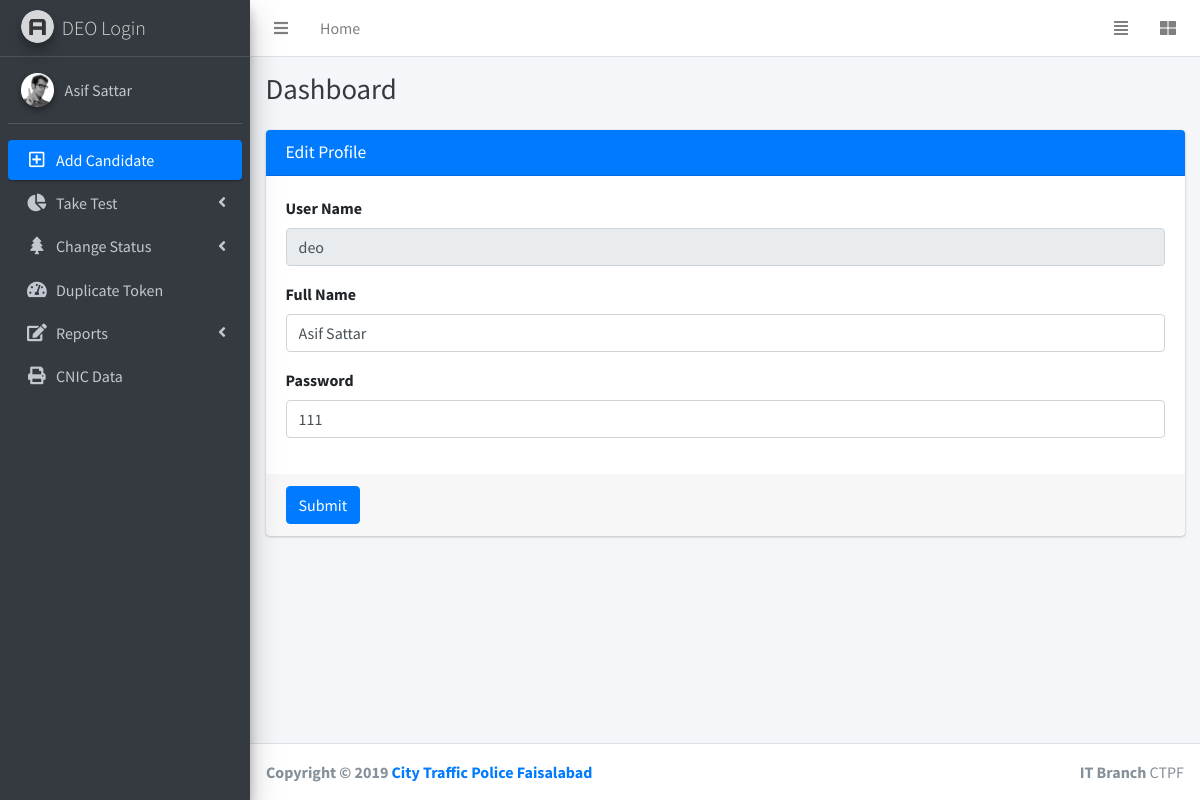
Page /Profile.php (signed in) on the committed database.
### tables this page shows
CREATE TABLE `users` (
  `id` int(100) NOT NULL,
  `username` varchar(100) NOT NULL,
  `email` varchar(100) NOT NULL,
  `password` varchar(100) NOT NULL,
  `role` varchar(100) NOT NULL,
  `date` timestamp NOT NULL DEFAULT current_timestamp()
);

### Profile.php (the view, shortened to what this page needs)
<?php session_start();
require_once('sessionSet.php');
?>
<!DOCTYPE html>
<html>
<?php include_once('Head.php')?>
<body class="hold-transition sidebar-mini layout-fixed">
    <div class="wrapper">
        <?php include('topNav.php') ?>
        <?php include ('sidebar.php')?>
        <div class="content-wrapper">
            <div class="content-header">
                <div class="container-fluid">
                    <div class="row mb-2">
                        <div class="col-sm-6">
                            <h1 class="m-0 text-dark">Dashboard</h1>
                        </div>
                    </div>
                </div>
            </div>
            <section class="content">
                <div class="container-fluid">
                    <div class="row">
                        <div class="col-12">
                            <div class="card card-primary">
                                <div class="card-header">
                                    <h3 class="card-title">Edit Profile</h3>
                                </div>
                                <?php
if(isset($_SESSION['Email']))
{
	$userEmailSession= $_SESSION['Email'];
    $complaintDataQ = "select * from users where email='$userEmailSession'";
    $complaintDataQR = mysqli_query($con,$complaintDataQ);
    $complaintDataRow = mysqli_fetch_assoc($complaintDataQR);
    $userFullName=$complaintDataRow['username'];
    $userEmail = $complaintDataRow['email'];
    $userPassword = $complaintDataRow['password'];
}
?>
                                <form role="form" method="post" action="updateUser.php">
                                    <div class="card-body">
                                        <div class="form-group">
                                            <label for="InputEmail">User Name</label>
                                            <input type="text" class="form-control" id="InputEmail" placeholder="Enter User Name" name="email" value="<?php echo $userEmail; ?>" readonly> </div>
                                        <div class="form-group">
                                            <label for="InputFullName">Full Name</label>
                                            <input type="text" class="form-control" id="InputFullName" placeholder="Enter email" name="username" value="<?php echo $userFullName; ?>"> </div>
                                        <div class="form-group">
                                            <label for="InputPassword">Password</label>
                                            <input type="text" class="form-control" id="InputPassword" placeholder="Password" name="password" value="<?php echo $userPassword; ?>"> </div>
                                    </div>
                                    <div class="card-footer">
                                        <button type="submit" class="btn btn-primary" name="submit">Submit</button>
                                    </div>
                                </form>
                            </div>
                        </div>
                    </div>
                </div>
            </section>
        </div>
        <?php include ('footer.php')?>
    </div>
</body>
</html>

### rows in the picture
users: email "deo", username "Asif Sattar", password "111"

### other values in the picture
$userRole "DEO"
$userName "Asif Sattar"
